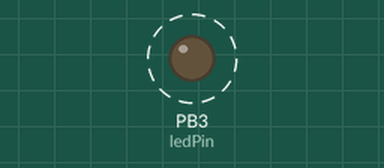
Simulated run of this program. Board: ATmega328P, built with avr-gcc and emulated at 16 MHz. On the bench: output pins drawn as LEDs (lit = HIGH). Dashed ring = blinking.

Above: at 0.5 s.
Timing chart, 0 to 4.6 s (numbered marks = the images above):
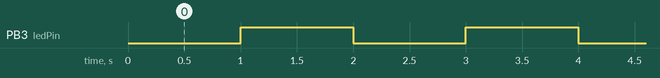

The program:

main.c
```c
#include <avr/io.h>
#include <util/delay.h>
#include <stdbool.h>
#include <avr/interrupt.h>

const int ledPin = PB3;

ISR(TIMER1_COMPA_vect) {
  PORTB ^= 1 << ledPin;
}

void setupTimer(void);

int main(void) {
  DDRB |= 1 << ledPin;

  setupTimer();

  while (1);
}

void setupTimer(void) {
  TIMSK1 |= 1 << OCIE1A;
  TCCR1B = (1 << WGM12);
  TCCR1B |= (1 << CS12) | (1 << CS10); // 1024

  OCR1A = 15625; // 16Mhz / 1024 / 15625 = 1 times in second

  sei();
} 
```

Measured:
- by itself, PB3 (ledPin): alternates HIGH for 1.0 s and LOW for 1.0 s
